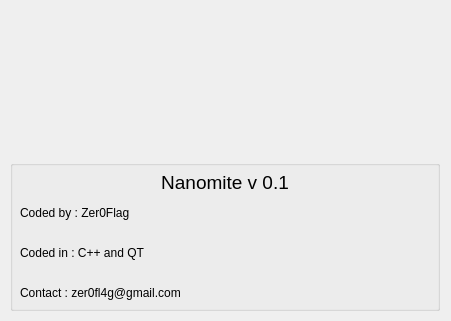
<?xml version="1.0" encoding="UTF-8"?>
<ui version="4.0">
 <class>qtDLGAboutUI</class>
 <widget class="QDialog" name="qtDLGAboutUI">
  <property name="geometry">
   <rect>
    <x>0</x>
    <y>0</y>
    <width>451</width>
    <height>321</height>
   </rect>
  </property>
  <property name="sizePolicy">
   <sizepolicy hsizetype="Fixed" vsizetype="Fixed">
    <horstretch>0</horstretch>
    <verstretch>0</verstretch>
   </sizepolicy>
  </property>
  <property name="windowTitle">
   <string>[ Nanomite ] - About</string>
  </property>
  <widget class="QGroupBox" name="groupBox">
   <property name="geometry">
    <rect>
     <x>10</x>
     <y>160</y>
     <width>430</width>
     <height>151</height>
    </rect>
   </property>
   <widget class="QLabel" name="label">
    <property name="geometry">
     <rect>
      <x>10</x>
      <y>10</y>
      <width>410</width>
      <height>131</height>
     </rect>
    </property>
    <property name="text">
     <string>&lt;html&gt;&lt;head/&gt;&lt;body&gt;&lt;p align=&quot;center&quot;&gt;&lt;span style=&quot; font-size:14pt;&quot;&gt;Nanomite v 0.1&lt;/span&gt;&lt;/p&gt;&lt;p&gt;Coded by : Zer0Flag&lt;br/&gt;&lt;/p&gt;&lt;p&gt;Coded in : C++ and QT&lt;br/&gt;&lt;/p&gt;&lt;p&gt;Contact : zer0fl4g@gmail.com&lt;/p&gt;&lt;/body&gt;&lt;/html&gt;</string>
    </property>
   </widget>
  </widget>
  <widget class="QLabel" name="lblAboutLogo">
   <property name="geometry">
    <rect>
     <x>0</x>
     <y>0</y>
     <width>450</width>
     <height>150</height>
    </rect>
   </property>
   <property name="text">
    <string/>
   </property>
   <property name="pixmap">
    <pixmap resource="qtDLGNanomite.qrc">:/qtDLGNanomite/Icons/450x150.bmp</pixmap>
   </property>
   <property name="scaledContents">
    <bool>true</bool>
   </property>
  </widget>
 </widget>
 <resources>
  <include location="qtDLGNanomite.qrc"/>
 </resources>
 <connections/>
</ui>
